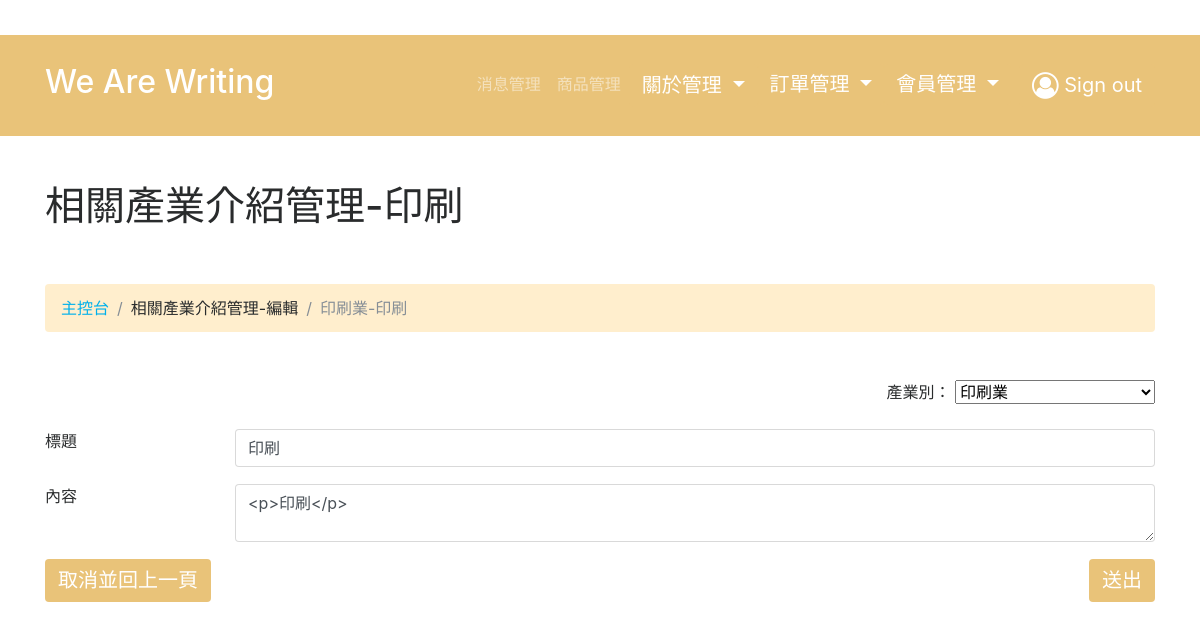
The app's page /admin/industry/edit.php?industryID=3 (signed in) with its own data.
### tables this page shows
CREATE TABLE `industry` (
  `industryID` int(11) NOT NULL,
  `title` varchar(255) NOT NULL,
  `content` varchar(255) NOT NULL,
  `class` varchar(255) NOT NULL,
  `createdDate` varchar(255) DEFAULT NULL,
  `updatedDate` varchar(255) DEFAULT NULL,
  `author` varchar(255) NOT NULL
);

### admin/industry/edit.php (the view, shortened to what this page needs)
<?php
require_once("../../asset/connection/database.php");
$sth = $db->query("SELECT * FROM industry WHERE industryID=".$_GET['industryID']);
$industry = $sth->fetch(PDO::FETCH_ASSOC);
 ?>
<html>
<head>
  <?php include_once("../template/header.php"); ?>
</head>
<body>
<?php require_once('../template/nav.php'); ?>
  <div class="py-5">
    <div class="container">
      <div class="row">
        <div class="col-md-12">
          <h1 class="display-5" contenteditable="true">相關產業介紹管理-<?php echo $industry['title']; ?></h1>
        </div>
      </div>
      <div class="row">
        <div class="col-md-12">
          <ul class="breadcrumb my-5">
            <li class="breadcrumb-item"><a href="list.php">主控台</a></li>
            <li class="breadcrumb-item">相關產業介紹管理-編輯</li>
			      <li class="breadcrumb-item active"><?php echo $industry['class']; ?>-<?php echo $industry['title']; ?></li>
          </ul>
        </div>
      </div>
      <div class="row">
        <div class="col-md-12">
          <form class="" method="post" action="edit.php"  data-toggle="validator">
            <div class="form-group">
              <div class="row">
                <div class="col-sm-12 text-right">
                  <label for="class" class="control-label">產業別：</label>
                  <select name="class" style="width:200px;">
                  <?php switch ($industry['class']) {
                          case '印刷業':?>
                            <option value="印刷業" selected>印刷業</option>
                  <?php   break;
                          case '造紙':?>
                  <?php   break;} ?>
                  </select>
                  <div class="help-block with-errors col-md-12" style="color:brown;"></div>
                </div>
              </div>
            </div>
            <div class="form-group">
              <div class="row">
                <div class="col-sm-2">
                  <label for="title" class="control-label">標題</label>
                </div>
                <div class="col-sm-10">
                  <input type="text" class="form-control" id="title" name="title" value="<?php echo $industry['title']; ?>"  data-error="請填寫標題。" required>
                  <div class="help-block with-errors col-md-12" style="color:brown;"></div>
                </div>
              </div>
            </div>
            <div class="form-group">
              <div class="row">
                <div class="col-sm-2">
                  <label for="content" class="control-label">內容</label>
                </div>
                <div class="col-sm-10">
                  <textarea class="form-control" id="content" name="content" data-error="請輸入內文" required><?php echo $industry['content']; ?></textarea>
                  <div class="help-block with-errors col-md-12" style="color:blue;"></div>
                </div>
              </div>
            </div>
            <div class="form-group">
              <div class="row">
                <div class="col-sm-2">
                  <a class="btn btn-warning float-left" href="list.php" onclick="if(!confirm('尚未儲存，確定要返回上一頁？')){return false;};">取消並回上一頁</a>
                </div>
                <div class="col-sm-10 text-right">
                  <button type="submit" class="btn btn-warning">送出</button>
                </div>
              </div>
            </div>
          </form>
        </div>
      </div>
    </div>
  </div>
</body>
</html>

### admin/css/style.css (style rules this page uses)
.btn-warning { background: rgb(233, 195, 121); font-size: 20px; color: #FFF; }
.breadcrumb { background: rgb(255, 238, 205); }

### records on screen
industry: title "印刷", class "印刷業", content "<p>印刷</p>"
